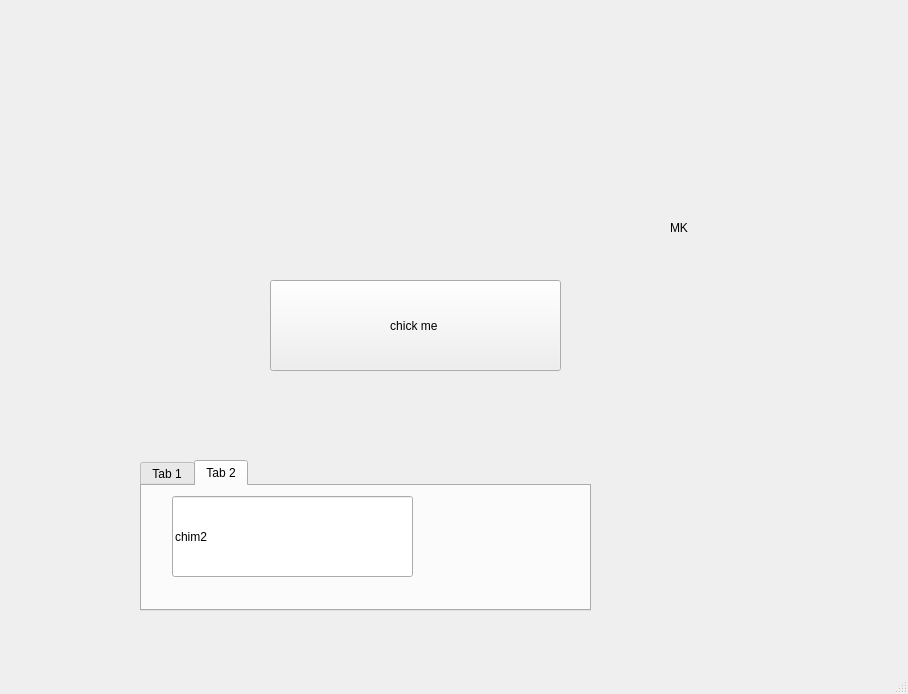
<?xml version="1.0" encoding="UTF-8"?>
<ui version="4.0">
 <class>MainWindow</class>
 <widget class="QMainWindow" name="MainWindow">
  <property name="geometry">
   <rect>
    <x>0</x>
    <y>0</y>
    <width>908</width>
    <height>694</height>
   </rect>
  </property>
  <property name="windowTitle">
   <string>MainWindow</string>
  </property>
  <widget class="QWidget" name="centralwidget">
   <widget class="QWidget" name="widget" native="true">
    <property name="geometry">
     <rect>
      <x>200</x>
      <y>80</y>
      <width>421</width>
      <height>141</height>
     </rect>
    </property>
   </widget>
   <widget class="QLabel" name="label">
    <property name="geometry">
     <rect>
      <x>670</x>
      <y>220</y>
      <width>55</width>
      <height>16</height>
     </rect>
    </property>
    <property name="text">
     <string>MK</string>
    </property>
   </widget>
   <widget class="QPushButton" name="pushButton">
    <property name="geometry">
     <rect>
      <x>270</x>
      <y>280</y>
      <width>291</width>
      <height>91</height>
     </rect>
    </property>
    <property name="text">
     <string>chick me </string>
    </property>
   </widget>
   <widget class="QTabWidget" name="me">
    <property name="geometry">
     <rect>
      <x>140</x>
      <y>460</y>
      <width>451</width>
      <height>151</height>
     </rect>
    </property>
    <property name="currentIndex">
     <number>1</number>
    </property>
    <widget class="QWidget" name="tab">
     <attribute name="title">
      <string>Tab 1</string>
     </attribute>
     <widget class="QLineEdit" name="lineEdit_2">
      <property name="geometry">
       <rect>
        <x>60</x>
        <y>30</y>
        <width>231</width>
        <height>61</height>
       </rect>
      </property>
      <property name="text">
       <string>chim</string>
      </property>
     </widget>
    </widget>
    <widget class="QWidget" name="tab_2">
     <attribute name="title">
      <string>Tab 2</string>
     </attribute>
     <widget class="QLineEdit" name="lineEdit">
      <property name="geometry">
       <rect>
        <x>30</x>
        <y>10</y>
        <width>241</width>
        <height>81</height>
       </rect>
      </property>
      <property name="text">
       <string>chim2</string>
      </property>
     </widget>
    </widget>
   </widget>
  </widget>
  <widget class="QMenuBar" name="menubar">
   <property name="geometry">
    <rect>
     <x>0</x>
     <y>0</y>
     <width>908</width>
     <height>26</height>
    </rect>
   </property>
  </widget>
  <widget class="QStatusBar" name="statusbar"/>
 </widget>
 <resources/>
 <connections/>
</ui>
